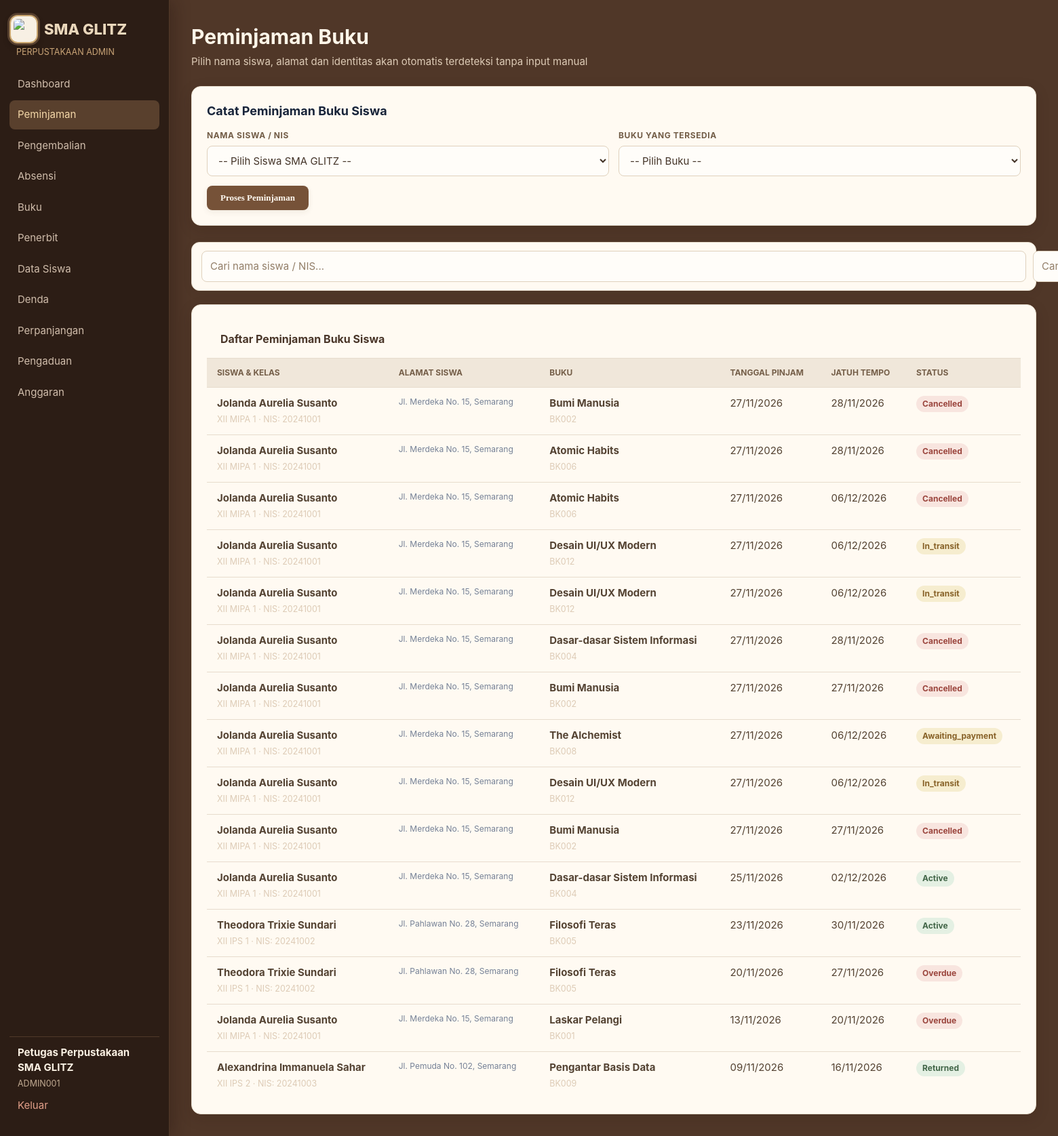
Screenshot of /admin/borrowing.php (signed in) with the database file from the repository.
### tables this page shows
CREATE TABLE borrowings (
    id INTEGER PRIMARY KEY AUTOINCREMENT, user_id INTEGER NOT NULL, book_id INTEGER NOT NULL,
    borrowed_at TEXT NOT NULL DEFAULT CURRENT_TIMESTAMP, due_date TEXT NOT NULL, returned_at TEXT,
    status TEXT NOT NULL DEFAULT 'active', renew_count INTEGER NOT NULL DEFAULT 0,
    created_at TEXT NOT NULL DEFAULT CURRENT_TIMESTAMP, updated_at TEXT NOT NULL DEFAULT CURRENT_TIMESTAMP, fulfillment_method TEXT, pickup_deadline TEXT, shipping_fee INTEGER NOT NULL DEFAULT 0, receipt_no TEXT, estimated_delivery TEXT, payment_method TEXT, paid_at TEXT, delivery_address TEXT, payment_deadline TEXT, history_visible INTEGER NOT NULL DEFAULT 1,
    FOREIGN KEY (user_id) REFERENCES users(id), FOREIGN KEY (book_id) REFERENCES books(id)
);

CREATE TABLE users (
    id INTEGER PRIMARY KEY AUTOINCREMENT, member_id TEXT NOT NULL UNIQUE, name TEXT NOT NULL,
    email TEXT NOT NULL UNIQUE, phone TEXT, gender TEXT, address TEXT, password TEXT NOT NULL,
    role TEXT NOT NULL DEFAULT 'member', status TEXT NOT NULL DEFAULT 'active',
    created_at TEXT NOT NULL DEFAULT CURRENT_TIMESTAMP, updated_at TEXT NOT NULL DEFAULT CURRENT_TIMESTAMP
, photo_path TEXT, nik TEXT, nis TEXT, kelas TEXT);

CREATE TABLE books (
    id INTEGER PRIMARY KEY AUTOINCREMENT, book_id TEXT NOT NULL UNIQUE, title TEXT NOT NULL, author TEXT NOT NULL,
    year INTEGER, pages INTEGER, genre TEXT, stock INTEGER NOT NULL DEFAULT 1, available INTEGER NOT NULL DEFAULT 1,
    cover_url TEXT, publisher_id INTEGER, created_at TEXT NOT NULL DEFAULT CURRENT_TIMESTAMP,
    updated_at TEXT NOT NULL DEFAULT CURRENT_TIMESTAMP, synopsis TEXT,
    FOREIGN KEY (publisher_id) REFERENCES publishers(id) ON DELETE SET NULL
);

### admin/borrowing.php (the view, shortened to what this page needs)
<?php
$filterMember = trim($_GET['member_id'] ?? '');
$filterBook = trim($_GET['book_id'] ?? '');
$query = 'SELECT br.*,u.name,u.member_id,u.nis,u.kelas,u.address,b.title,b.book_id FROM borrowings br JOIN users u ON u.id=br.user_id JOIN books b ON b.id=br.book_id';
$params = [];
$data = rows($query . ' ORDER BY br.borrowed_at DESC', $params);
?>
<section class="modal" style="display:block;">
    <h2 style="margin-top:0;font-size:18px;margin-bottom:14px;color:var(--text);">Catat Peminjaman Buku Siswa</h2>
    <form method="post" id="adminBorrowForm">
        <div class="form-grid">
            <div class="form-row">
                <label>Nama Siswa / NIS</label>
                <select name="member_id" id="studentSelect" required onchange="detectStudentInfo()">
                    <option value="">-- Pilih Siswa SMA GLITZ --</option>
                </select>
            </div>
            <div class="form-row">
                <label>Buku yang Tersedia</label>
                <select name="book_id" required>
                    <option value="">-- Pilih Buku --</option>
                </select>
            </div>
        </div>
        <button class="btn btn-primary" type="submit" style="padding:10px 20px;">
            Proses Peminjaman
        </button>
    </form>
</section>
<form class="card admin-id-search" method="get" style="display:flex;gap:10px;margin-bottom:20px;">
    <input name="member_id" value="<?= e($filterMember) ?>" placeholder="Cari nama siswa / NIS...">
    <input name="book_id" value="<?= e($filterBook) ?>" placeholder="Cari judul / ID buku...">
</form>
<section class="card table-card">
    <h2 style="margin:0;padding:16px 20px;font-size:16px;">Daftar Peminjaman Buku Siswa</h2>
    <table>
        <thead>
            <tr>
                <th>Siswa & Kelas</th>
                <th>Alamat Siswa</th>
                <th>Buku</th>
                <th>Tanggal Pinjam</th>
                <th>Jatuh Tempo</th>
                <th>Status</th>
            </tr>
        </thead>
        <tbody>
            <?php foreach ($data as $row): ?>
            <tr>
                <td>
                    <b><?= e($row['name']) ?></b>
                    <br><small class="muted"><?= e($row['kelas'] ?? '-') ?> · NIS: <?= e($row['nis'] ?? $row['member_id']) ?></small>
                </td>
                <td style="max-width:220px;font-size:12px;color:var(--muted);">
                    <?= e($row['address'] ?? ($row['delivery_address'] ?? '-')) ?>
                </td>
                <td>
                    <b><?= e($row['title']) ?></b>
                    <br><small class="muted"><?= e($row['book_id']) ?></small>
                </td>
                <td><?= date_id($row['borrowed_at']) ?></td>
                <td><?= date_id($row['due_date']) ?></td>
                <td><?= status_badge($row['status']) ?></td>
            </tr>
            <?php endforeach; ?>
        </tbody>
    </table>
</section>

### includes/bootstrap.php (shortened to what this page needs)
<?php
function e(mixed $value): string
{
    return htmlspecialchars((string) $value, ENT_QUOTES, 'UTF-8');
}
function pdo(): PDO
{
    static $pdo = null;
    if ($pdo instanceof PDO) {
        return $pdo;
    }
    $pdo = new PDO('sqlite:' . DB_FILE);
    $pdo->setAttribute(PDO::ATTR_ERRMODE, PDO::ERRMODE_EXCEPTION);
    $pdo->setAttribute(PDO::ATTR_DEFAULT_FETCH_MODE, PDO::FETCH_ASSOC);
    $pdo->exec('PRAGMA foreign_keys = ON');
    return $pdo;
}
function rows(string $query, array $params = []): array
{
    $statement = pdo()->prepare($query);
    $statement->execute($params);
    return $statement->fetchAll();
}
function status_badge(string $status): string
{
    return '<span class="badge badge-' . e($status) . '">' . e(ucfirst($status)) . '</span>';
}
function date_id(?string $value, bool $withTime = false): string
{
    $time = strtotime($value);
    return date($withTime ? 'd/m/Y H:i' : 'd/m/Y', $time);
}

### rows the page displays
borrowings: user.name "Jolanda Aurelia Susanto", user.kelas "XII MIPA 1", user.nis "20241001", user.address "Jl. Merdeka No. 15, Semarang", book.title "Bumi Manusia", book.book_id "BK002", borrowed_at "27/11/2026", due_date "28/11/2026", status "Cancelled"
borrowings: user.name "Jolanda Aurelia Susanto", user.kelas "XII MIPA 1", user.nis "20241001", user.address "Jl. Merdeka No. 15, Semarang", book.title "Atomic Habits", book.book_id "BK006", borrowed_at "27/11/2026", due_date "28/11/2026", status "Cancelled"
borrowings: user.name "Jolanda Aurelia Susanto", user.kelas "XII MIPA 1", user.nis "20241001", user.address "Jl. Merdeka No. 15, Semarang", book.title "Atomic Habits", book.book_id "BK006", borrowed_at "27/11/2026", due_date "06/12/2026", status "Cancelled"
borrowings: user.name "Jolanda Aurelia Susanto", user.kelas "XII MIPA 1", user.nis "20241001", user.address "Jl. Merdeka No. 15, Semarang", book.title "Desain UI/UX Modern", book.book_id "BK012", borrowed_at "27/11/2026", due_date "06/12/2026", status "In_transit"
borrowings: user.name "Jolanda Aurelia Susanto", user.kelas "XII MIPA 1", user.nis "20241001", user.address "Jl. Merdeka No. 15, Semarang", book.title "Desain UI/UX Modern", book.book_id "BK012", borrowed_at "27/11/2026", due_date "06/12/2026", status "In_transit"
borrowings: user.name "Jolanda Aurelia Susanto", user.kelas "XII MIPA 1", user.nis "20241001", user.address "Jl. Merdeka No. 15, Semarang", book.title "Dasar-dasar Sistem Informasi", book.book_id "BK004", borrowed_at "27/11/2026", due_date "28/11/2026", status "Cancelled"
borrowings: user.name "Jolanda Aurelia Susanto", user.kelas "XII MIPA 1", user.nis "20241001", user.address "Jl. Merdeka No. 15, Semarang", book.title "Bumi Manusia", book.book_id "BK002", borrowed_at "27/11/2026", due_date "27/11/2026", status "Cancelled"
borrowings: user.name "Jolanda Aurelia Susanto", user.kelas "XII MIPA 1", user.nis "20241001", user.address "Jl. Merdeka No. 15, Semarang", book.title "The Alchemist", book.book_id "BK008", borrowed_at "27/11/2026", due_date "06/12/2026", status "Awaiting_payment"
borrowings: user.name "Jolanda Aurelia Susanto", user.kelas "XII MIPA 1", user.nis "20241001", user.address "Jl. Merdeka No. 15, Semarang", book.title "Desain UI/UX Modern", book.book_id "BK012", borrowed_at "27/11/2026", due_date "06/12/2026", status "In_transit"
borrowings: user.name "Jolanda Aurelia Susanto", user.kelas "XII MIPA 1", user.nis "20241001", user.address "Jl. Merdeka No. 15, Semarang", book.title "Bumi Manusia", book.book_id "BK002", borrowed_at "27/11/2026", due_date "27/11/2026", status "Cancelled"
borrowings: user.name "Jolanda Aurelia Susanto", user.kelas "XII MIPA 1", user.nis "20241001", user.address "Jl. Merdeka No. 15, Semarang", book.title "Dasar-dasar Sistem Informasi", book.book_id "BK004", borrowed_at "25/11/2026", due_date "02/12/2026", status "Active"
borrowings: user.name "Theodora Trixie Sundari", user.kelas "XII IPS 1", user.nis "20241002", user.address "Jl. Pahlawan No. 28, Semarang", book.title "Filosofi Teras", book.book_id "BK005", borrowed_at "23/11/2026", due_date "30/11/2026", status "Active"
borrowings: user.name "Theodora Trixie Sundari", user.kelas "XII IPS 1", user.nis "20241002", user.address "Jl. Pahlawan No. 28, Semarang", book.title "Filosofi Teras", book.book_id "BK005", borrowed_at "20/11/2026", due_date "27/11/2026", status "Overdue"
borrowings: user.name "Jolanda Aurelia Susanto", user.kelas "XII MIPA 1", user.nis "20241001", user.address "Jl. Merdeka No. 15, Semarang", book.title "Laskar Pelangi", book.book_id "BK001", borrowed_at "13/11/2026", due_date "20/11/2026", status "Overdue"
borrowings: user.name "Alexandrina Immanuela Sahar", user.kelas "XII IPS 2", user.nis "20241003", user.address "Jl. Pemuda No. 102, Semarang", book.title "Pengantar Basis Data", book.book_id "BK009", borrowed_at "09/11/2026", due_date "16/11/2026", status "Returned"

### other values shown
$label "Dashboard"
$label "Peminjaman"
$label "Pengembalian"
$label "Absensi"
$label "Buku"
$label "Penerbit"
$label "Data Siswa"
$label "Denda"
$label "Perpanjangan"
$label "Pengaduan"
$label "Anggaran"
$user['name'] "Petugas Perpustakaan SMA GLITZ"
$user['member_id'] "ADMIN001"
$title "Peminjaman Buku"
$subtitle "Pilih nama siswa, alamat dan identitas akan otomatis terdeteksi tanpa input manual"
